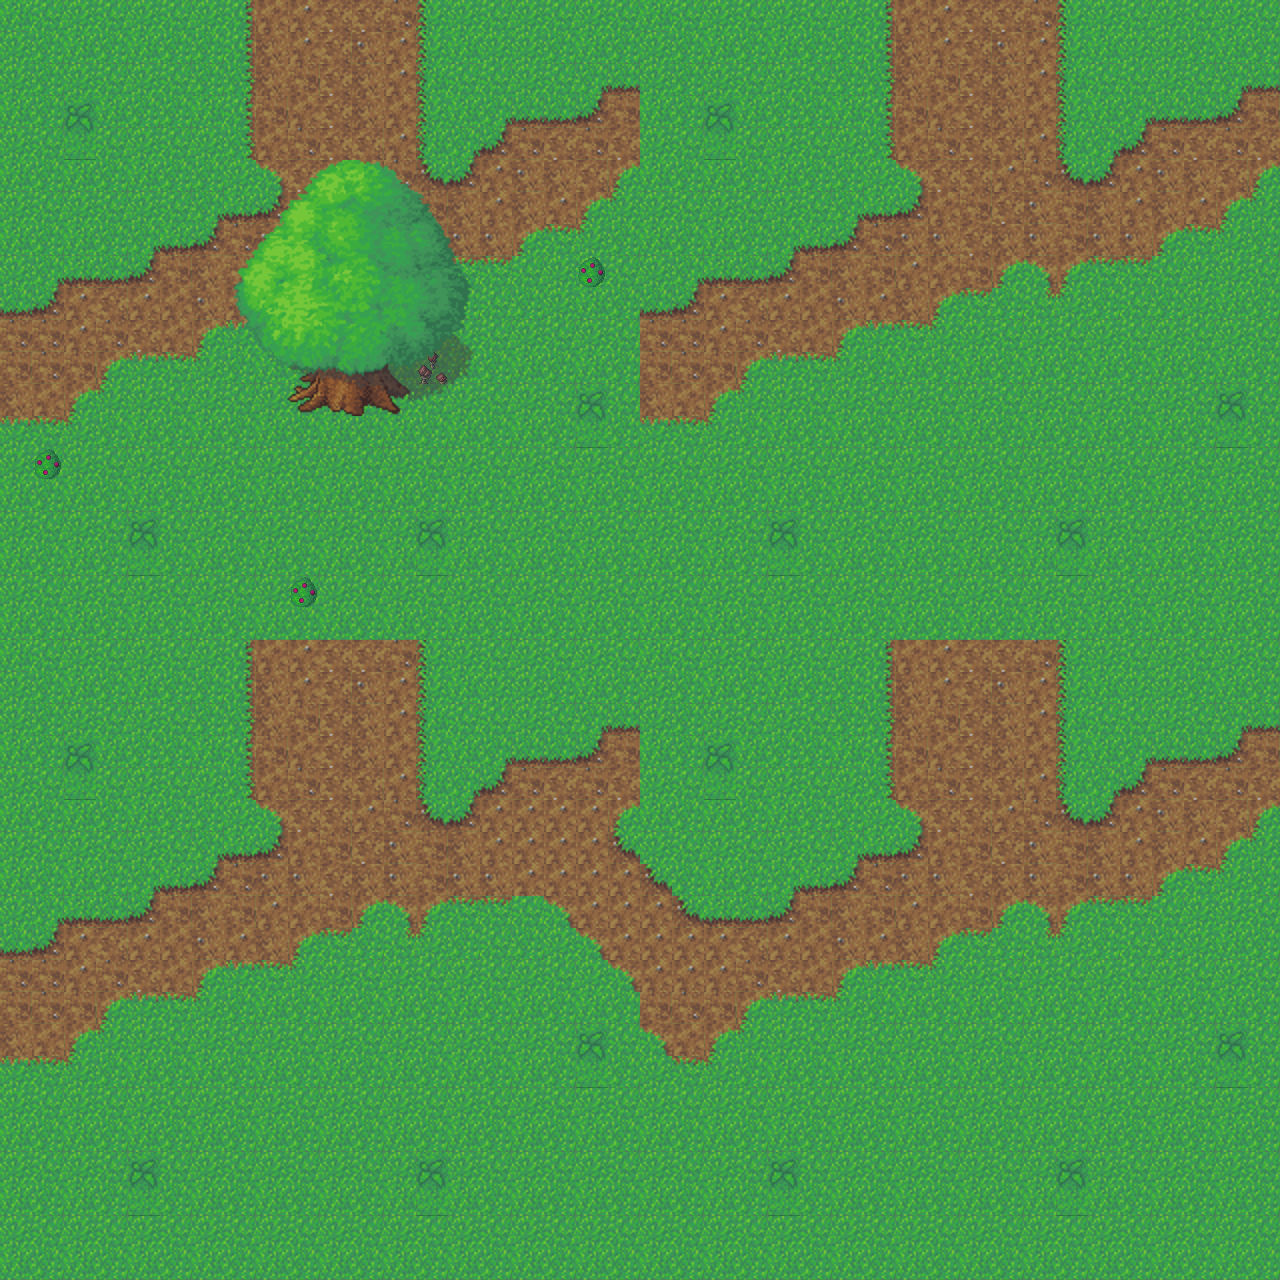

Below is a game level as drawn by its tile map, then a one-line description and the .tmx that defines it (tile-layer data replaced by summaries):
An orthogonal 40x40 tile map with 32x32 px tiles, 3 tile layers (Background, Foreground, Top), 5 tilesets and 2 objects (blocker, portal).

<map version="1.0" orientation="orthogonal" renderorder="right-down" width="40" height="40" tilewidth="32" tileheight="32">
 <tileset firstgid="1" name="grass-tiles-2-small" tilewidth="32" tileheight="32">
  <image source="grass-tiles-2-small.png" width="384" height="192" />
 </tileset>
 <tileset firstgid="73" name="tree2-final" tilewidth="32" tileheight="32">
  <image source="tree2-final.png" width="256" height="256" />
 </tileset>
 <tileset firstgid="137" name="littleshrooms_0" tilewidth="32" tileheight="32">
  <image source="littleshrooms_0.png" width="32" height="40" />
 </tileset>
 <tileset firstgid="138" name="qubodup-bush_berries_0" tilewidth="32" tileheight="32">
  <image source="qubodup-bush_berries_0.png" width="32" height="32" />
 </tileset>
 <tileset firstgid="139" name="tree2-final" tilewidth="256" tileheight="256">
  <image source="tree2-final.png" width="256" height="256" />
 </tileset>
 <layer name="Background" width="40" height="40">
  <data>[1600 cells, 1600 non-empty, 29 distinct tile ids]</data>
 </layer>
 <layer name="Foreground" width="40" height="40">
  <data>[1600 cells, 12 non-empty, 10 distinct tile ids]</data>
 </layer>
 <layer name="Top" width="40" height="40">
  <data>[1600 cells, 56 non-empty, 56 distinct tile ids]</data>
 </layer>
 <objectgroup name="Collision">
  <object name="blocker" x="287" y="353" width="127" height="60" />
  <object name="portal" gid="138" x="323" y="30">
   <properties>
    <property name="goto" value="beach.tmx" />
    <property name="song" value="xion" />
   </properties>
  </object>
 </objectgroup>
</map>
